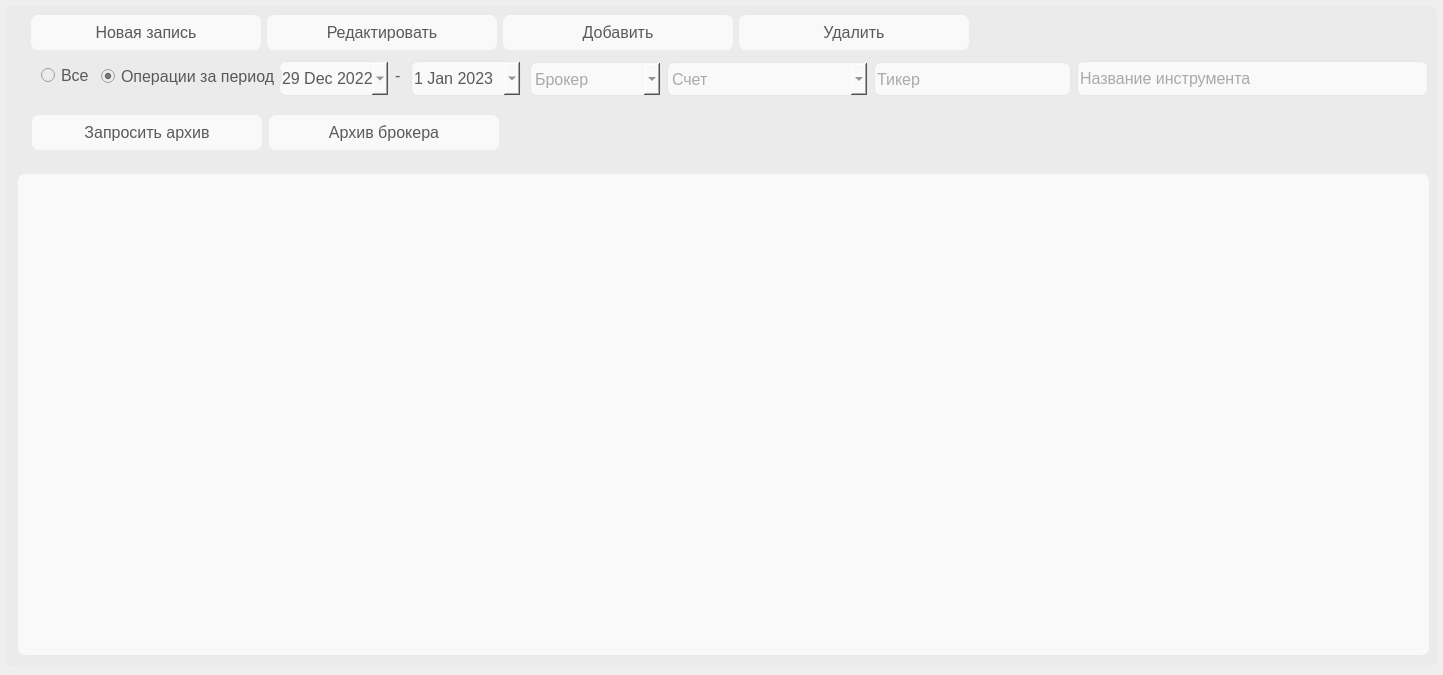
<?xml version="1.0" encoding="UTF-8"?>
<ui version="4.0">
 <class>Form</class>
 <widget class="QWidget" name="Form">
  <property name="geometry">
   <rect>
    <x>0</x>
    <y>0</y>
    <width>1443</width>
    <height>675</height>
   </rect>
  </property>
  <property name="windowTitle">
   <string>Form</string>
  </property>
  <widget class="QWidget" name="general_widget" native="true">
   <property name="geometry">
    <rect>
     <x>6</x>
     <y>6</y>
     <width>1431</width>
     <height>661</height>
    </rect>
   </property>
   <property name="styleSheet">
    <string notr="true">border: solid 1px;
border-radius: 7px;
background-color: rgb(235,235,235);</string>
   </property>
   <widget class="QPushButton" name="Edit_transaction">
    <property name="geometry">
     <rect>
      <x>261</x>
      <y>9</y>
      <width>230</width>
      <height>35</height>
     </rect>
    </property>
    <property name="minimumSize">
     <size>
      <width>171</width>
      <height>35</height>
     </size>
    </property>
    <property name="styleSheet">
     <string notr="true">QPushButton {
border-radius: 7px;
width: 230px;
height: 30 px;
color: rgb(89, 89, 89);
background-color:rgb(249, 249, 249);
font-size:12pt;}
QPushButton:hover {
background-color:rgb(235,235, 235);
border: 1px solid;
border-color: rgb(220, 220,220);}
QPushButton:pressed{
background-color:rgb(215, 215,215);
border: 2px solid;
border-bottom-color:  rgb(190,190,190);
border-top-color: rgb(170,170,170);
border-left-color: rgb(170,170,170);
border-right-color:  rgb(190,190,190);}


</string>
    </property>
    <property name="text">
     <string>Редактировать</string>
    </property>
    <property name="icon">
     <iconset resource="history_window.qrc">
      <normaloff>:/icons/icons/edit_square_FILL0_wght400_GRAD0_opsz48.svg</normaloff>:/icons/icons/edit_square_FILL0_wght400_GRAD0_opsz48.svg</iconset>
    </property>
    <property name="iconSize">
     <size>
      <width>24</width>
      <height>24</height>
     </size>
    </property>
   </widget>
   <widget class="QPushButton" name="add_transaction_from_table">
    <property name="geometry">
     <rect>
      <x>497</x>
      <y>9</y>
      <width>230</width>
      <height>35</height>
     </rect>
    </property>
    <property name="minimumSize">
     <size>
      <width>171</width>
      <height>35</height>
     </size>
    </property>
    <property name="styleSheet">
     <string notr="true">QPushButton {
border-radius: 7px;
width: 230px;
height: 30 px;
color: rgb(89, 89, 89);
background-color:rgb(249, 249, 249);
font-size:12pt;}
QPushButton:hover {
background-color:rgb(235,235, 235);
border: 1px solid;
border-color: rgb(220, 220,220);}
QPushButton:pressed{
background-color:rgb(215, 215,215);
border: 2px solid;
border-bottom-color:  rgb(190,190,190);
border-top-color: rgb(170,170,170);
border-left-color: rgb(170,170,170);
border-right-color:  rgb(190,190,190);}


</string>
    </property>
    <property name="text">
     <string>Добавить</string>
    </property>
    <property name="icon">
     <iconset resource="history_window.qrc">
      <normaloff>:/icons/icons/post_add_FILL0_wght400_GRAD0_opsz48.svg</normaloff>:/icons/icons/post_add_FILL0_wght400_GRAD0_opsz48.svg</iconset>
    </property>
    <property name="iconSize">
     <size>
      <width>24</width>
      <height>24</height>
     </size>
    </property>
   </widget>
   <widget class="QLineEdit" name="ticker_edit">
    <property name="geometry">
     <rect>
      <x>868</x>
      <y>56</y>
      <width>197</width>
      <height>34</height>
     </rect>
    </property>
    <property name="minimumSize">
     <size>
      <width>197</width>
      <height>34</height>
     </size>
    </property>
    <property name="maximumSize">
     <size>
      <width>197</width>
      <height>34</height>
     </size>
    </property>
    <property name="contextMenuPolicy">
     <enum>Qt::CustomContextMenu</enum>
    </property>
    <property name="styleSheet">
     <string notr="true">border: 1px solid;
border-radius: 7px;
border-color:rgb(230, 230, 230);
color: rgb(89, 89, 89);
background-color:rgb(249, 249, 249);
font-size:12pt;</string>
    </property>
    <property name="placeholderText">
     <string>Тикер</string>
    </property>
   </widget>
   <widget class="QLineEdit" name="instrument_name">
    <property name="geometry">
     <rect>
      <x>1071</x>
      <y>55</y>
      <width>351</width>
      <height>35</height>
     </rect>
    </property>
    <property name="minimumSize">
     <size>
      <width>311</width>
      <height>34</height>
     </size>
    </property>
    <property name="contextMenuPolicy">
     <enum>Qt::CustomContextMenu</enum>
    </property>
    <property name="styleSheet">
     <string notr="true">border: 1px solid;
border-radius: 7px;
border-color:rgb(230, 230, 230);
color: rgb(89, 89, 89);
background-color:rgb(249, 249, 249);
font-size:12pt;</string>
    </property>
    <property name="placeholderText">
     <string>Название инструмента</string>
    </property>
   </widget>
   <widget class="QTableWidget" name="results_table">
    <property name="geometry">
     <rect>
      <x>12</x>
      <y>168</y>
      <width>1411</width>
      <height>481</height>
     </rect>
    </property>
    <property name="sizePolicy">
     <sizepolicy hsizetype="Preferred" vsizetype="Expanding">
      <horstretch>5</horstretch>
      <verstretch>5</verstretch>
     </sizepolicy>
    </property>
    <property name="tabletTracking">
     <bool>true</bool>
    </property>
    <property name="styleSheet">
     <string notr="true">QFrame{border: solid 2px;
border-radius: 7px;
border-color:rgb(0, 0, 0);
background-color:rgb(249, 249, 249);
}


</string>
    </property>
    <property name="sizeAdjustPolicy">
     <enum>QAbstractScrollArea::AdjustToContents</enum>
    </property>
    <property name="editTriggers">
     <set>QAbstractItemView::NoEditTriggers</set>
    </property>
    <property name="alternatingRowColors">
     <bool>true</bool>
    </property>
    <property name="selectionMode">
     <enum>QAbstractItemView::SingleSelection</enum>
    </property>
    <property name="selectionBehavior">
     <enum>QAbstractItemView::SelectRows</enum>
    </property>
    <property name="sortingEnabled">
     <bool>true</bool>
    </property>
   </widget>
   <widget class="QPushButton" name="Delete_selection">
    <property name="geometry">
     <rect>
      <x>733</x>
      <y>9</y>
      <width>230</width>
      <height>35</height>
     </rect>
    </property>
    <property name="minimumSize">
     <size>
      <width>171</width>
      <height>35</height>
     </size>
    </property>
    <property name="styleSheet">
     <string notr="true">QPushButton {
border-radius: 7px;
width: 230px;
height: 30 px;
color: rgb(89, 89, 89);
background-color:rgb(249, 249, 249);
font-size:12pt;}
QPushButton:hover {
background-color:rgb(235,235, 235);
border: 1px solid;
border-color: rgb(220, 220,220);}
QPushButton:pressed{
background-color:rgb(215, 215,215);
border: 2px solid;
border-bottom-color:  rgb(190,190,190);
border-top-color: rgb(170,170,170);
border-left-color: rgb(170,170,170);
border-right-color:  rgb(190,190,190);}


</string>
    </property>
    <property name="text">
     <string>Удалить</string>
    </property>
    <property name="icon">
     <iconset resource="history_window.qrc">
      <normaloff>:/icons/icons/delete_FILL0_wght400_GRAD0_opsz48.svg</normaloff>:/icons/icons/delete_FILL0_wght400_GRAD0_opsz48.svg</iconset>
    </property>
    <property name="iconSize">
     <size>
      <width>24</width>
      <height>24</height>
     </size>
    </property>
   </widget>
   <widget class="QPushButton" name="Add_transaction">
    <property name="geometry">
     <rect>
      <x>25</x>
      <y>9</y>
      <width>230</width>
      <height>35</height>
     </rect>
    </property>
    <property name="minimumSize">
     <size>
      <width>171</width>
      <height>35</height>
     </size>
    </property>
    <property name="maximumSize">
     <size>
      <width>230</width>
      <height>35</height>
     </size>
    </property>
    <property name="styleSheet">
     <string notr="true">QPushButton {
border-radius: 7px;
width: 230px;
height: 30 px;
color: rgb(89, 89, 89);
background-color:rgb(249, 249, 249);
font-size:12pt;}
QPushButton:hover {
background-color:rgb(235,235, 235);
border: 1px solid;
border-color: rgb(220, 220,220);}
QPushButton:pressed{
background-color:rgb(215, 215,215);
border: 2px solid;
border-bottom-color:  rgb(190,190,190);
border-top-color: rgb(170,170,170);
border-left-color: rgb(170,170,170);
border-right-color:  rgb(190,190,190);}


</string>
    </property>
    <property name="text">
     <string>Новая запись</string>
    </property>
    <property name="icon">
     <iconset resource="history_window.qrc">
      <normaloff>:/icons/icons/add_box_FILL0_wght400_GRAD0_opsz48.svg</normaloff>:/icons/icons/add_box_FILL0_wght400_GRAD0_opsz48.svg</iconset>
    </property>
    <property name="iconSize">
     <size>
      <width>24</width>
      <height>24</height>
     </size>
    </property>
   </widget>
   <widget class="QPushButton" name="db_query">
    <property name="geometry">
     <rect>
      <x>26</x>
      <y>109</y>
      <width>230</width>
      <height>35</height>
     </rect>
    </property>
    <property name="minimumSize">
     <size>
      <width>230</width>
      <height>35</height>
     </size>
    </property>
    <property name="maximumSize">
     <size>
      <width>230</width>
      <height>35</height>
     </size>
    </property>
    <property name="styleSheet">
     <string notr="true">QPushButton {
border-radius: 7px;
width: 230px;
height: 30 px;
color: rgb(89, 89, 89);
background-color:rgb(249, 249, 249);
font-size:12pt;}
QPushButton:hover {
background-color:rgb(235,235, 235);
border: 1px solid;
border-color: rgb(220, 220,220);}
QPushButton:pressed{
background-color:rgb(215, 215,215);
border: 2px solid;
border-bottom-color:  rgb(190,190,190);
border-top-color: rgb(170,170,170);
border-left-color: rgb(170,170,170);
border-right-color:  rgb(190,190,190);}


</string>
    </property>
    <property name="text">
     <string>Запросить архив</string>
    </property>
    <property name="icon">
     <iconset resource="history_window.qrc">
      <normaloff>:/icons/icons/database_FILL0_wght400_GRAD0_opsz48.svg</normaloff>:/icons/icons/database_FILL0_wght400_GRAD0_opsz48.svg</iconset>
    </property>
    <property name="iconSize">
     <size>
      <width>24</width>
      <height>24</height>
     </size>
    </property>
   </widget>
   <widget class="QComboBox" name="Brocker_account">
    <property name="geometry">
     <rect>
      <x>661</x>
      <y>56</y>
      <width>201</width>
      <height>34</height>
     </rect>
    </property>
    <property name="minimumSize">
     <size>
      <width>161</width>
      <height>34</height>
     </size>
    </property>
    <property name="maximumSize">
     <size>
      <width>241</width>
      <height>34</height>
     </size>
    </property>
    <property name="styleSheet">
     <string notr="true">border: 1px solid;
border-radius: 7px;
background-color:rgb(249, 249, 249);
color: rgb(89, 89, 89);
border-color:rgb(230, 230, 230);
font-size:12pt;</string>
    </property>
    <property name="currentText">
     <string/>
    </property>
    <property name="currentIndex">
     <number>-1</number>
    </property>
    <property name="insertPolicy">
     <enum>QComboBox::InsertAtBottom</enum>
    </property>
    <property name="placeholderText">
     <string>Счет</string>
    </property>
   </widget>
   <widget class="QPushButton" name="brocker_query">
    <property name="geometry">
     <rect>
      <x>263</x>
      <y>109</y>
      <width>230</width>
      <height>35</height>
     </rect>
    </property>
    <property name="minimumSize">
     <size>
      <width>230</width>
      <height>35</height>
     </size>
    </property>
    <property name="maximumSize">
     <size>
      <width>230</width>
      <height>35</height>
     </size>
    </property>
    <property name="styleSheet">
     <string notr="true">QPushButton {
border-radius: 7px;
width: 230px;
height: 30 px;
color: rgb(89, 89, 89);
background-color:rgb(249, 249, 249);
font-size:12pt;}
QPushButton:hover {
background-color:rgb(235,235, 235);
border: 1px solid;
border-color: rgb(220, 220,220);}
QPushButton:pressed{
background-color:rgb(215, 215,215);
border: 2px solid;
border-bottom-color:  rgb(190,190,190);
border-top-color: rgb(170,170,170);
border-left-color: rgb(170,170,170);
border-right-color:  rgb(190,190,190);}


</string>
    </property>
    <property name="text">
     <string>Архив брокера</string>
    </property>
    <property name="icon">
     <iconset>
      <normaloff>icons/quick_reference_all_FILL0_wght400_GRAD0_opsz48.svg</normaloff>icons/quick_reference_all_FILL0_wght400_GRAD0_opsz48.svg</iconset>
    </property>
    <property name="iconSize">
     <size>
      <width>24</width>
      <height>24</height>
     </size>
    </property>
   </widget>
   <widget class="QFrame" name="period_control">
    <property name="geometry">
     <rect>
      <x>25</x>
      <y>49</y>
      <width>491</width>
      <height>46</height>
     </rect>
    </property>
    <property name="minimumSize">
     <size>
      <width>393</width>
      <height>46</height>
     </size>
    </property>
    <widget class="QDateEdit" name="end_date">
     <property name="enabled">
      <bool>true</bool>
     </property>
     <property name="geometry">
      <rect>
       <x>380</x>
       <y>6</y>
       <width>110</width>
       <height>35</height>
      </rect>
     </property>
     <property name="minimumSize">
      <size>
       <width>110</width>
       <height>28</height>
      </size>
     </property>
     <property name="styleSheet">
      <string notr="true">border: 1px solid;
border-radius: 7px;
border-color:rgb(230, 230, 230);
color: rgb(89, 89, 89);
background-color:rgb(249, 249, 249);
font-size:12pt;</string>
     </property>
     <property name="dateTime">
      <datetime>
       <hour>4</hour>
       <minute>0</minute>
       <second>2</second>
       <year>2023</year>
       <month>1</month>
       <day>1</day>
      </datetime>
     </property>
     <property name="calendarPopup">
      <bool>true</bool>
     </property>
     <property name="timeSpec">
      <enum>Qt::LocalTime</enum>
     </property>
    </widget>
    <widget class="QLabel" name="spacer">
     <property name="geometry">
      <rect>
       <x>364</x>
       <y>9</y>
       <width>16</width>
       <height>22</height>
      </rect>
     </property>
     <property name="styleSheet">
      <string notr="true">color: rgb(89, 89, 89);
font-size:12pt;</string>
     </property>
     <property name="text">
      <string>-</string>
     </property>
    </widget>
    <widget class="QDateEdit" name="start_date">
     <property name="enabled">
      <bool>true</bool>
     </property>
     <property name="geometry">
      <rect>
       <x>248</x>
       <y>6</y>
       <width>110</width>
       <height>35</height>
      </rect>
     </property>
     <property name="minimumSize">
      <size>
       <width>110</width>
       <height>28</height>
      </size>
     </property>
     <property name="contextMenuPolicy">
      <enum>Qt::NoContextMenu</enum>
     </property>
     <property name="styleSheet">
      <string notr="true">border: 1px solid;
border-radius: 7px;
border-color:rgb(230, 230, 230);
color: rgb(89, 89, 89);
background-color:rgb(249, 249, 249);
font-size:12pt;
</string>
     </property>
     <property name="dateTime">
      <datetime>
       <hour>20</hour>
       <minute>0</minute>
       <second>0</second>
       <year>2022</year>
       <month>12</month>
       <day>29</day>
      </datetime>
     </property>
     <property name="currentSection">
      <enum>QDateTimeEdit::DaySection</enum>
     </property>
     <property name="calendarPopup">
      <bool>true</bool>
     </property>
    </widget>
    <widget class="QRadioButton" name="operations_period">
     <property name="geometry">
      <rect>
       <x>70</x>
       <y>11</y>
       <width>181</width>
       <height>20</height>
      </rect>
     </property>
     <property name="sizePolicy">
      <sizepolicy hsizetype="Minimum" vsizetype="Minimum">
       <horstretch>0</horstretch>
       <verstretch>0</verstretch>
      </sizepolicy>
     </property>
     <property name="styleSheet">
      <string notr="true">color: rgb(89, 89, 89);
font-size:12pt;</string>
     </property>
     <property name="text">
      <string>Операции за период </string>
     </property>
     <property name="checked">
      <bool>true</bool>
     </property>
    </widget>
    <widget class="QRadioButton" name="all_operations">
     <property name="geometry">
      <rect>
       <x>10</x>
       <y>10</y>
       <width>51</width>
       <height>20</height>
      </rect>
     </property>
     <property name="styleSheet">
      <string notr="true">color: rgb(89, 89, 89);
font-size:12pt;</string>
     </property>
     <property name="text">
      <string>Все</string>
     </property>
    </widget>
   </widget>
   <widget class="QComboBox" name="Brocker">
    <property name="geometry">
     <rect>
      <x>524</x>
      <y>56</y>
      <width>131</width>
      <height>34</height>
     </rect>
    </property>
    <property name="minimumSize">
     <size>
      <width>131</width>
      <height>34</height>
     </size>
    </property>
    <property name="maximumSize">
     <size>
      <width>241</width>
      <height>34</height>
     </size>
    </property>
    <property name="styleSheet">
     <string notr="true">border: 1px solid;
border-radius: 7px;
border-color:rgb(230, 230, 230);
color: rgb(89, 89, 89);
background-color:rgb(249, 249, 249);
font-size:12pt;</string>
    </property>
    <property name="currentIndex">
     <number>-1</number>
    </property>
    <property name="placeholderText">
     <string>Брокер</string>
    </property>
    <item>
     <property name="text">
      <string>Тиньков</string>
     </property>
    </item>
    <item>
     <property name="text">
      <string>БКС</string>
     </property>
    </item>
   </widget>
  </widget>
 </widget>
 <resources>
  <include location="history_window.qrc"/>
 </resources>
 <connections/>
</ui>
